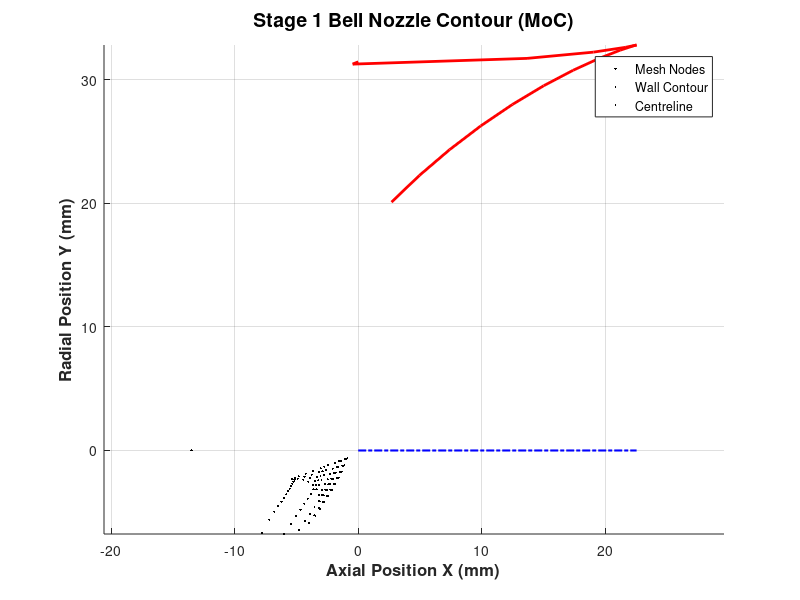

Source code (MATLAB):
% Method of Characteristics (MoC) Bell Nozzle Contour Generator
% Generates 2D wall coordinates and exports to CSV for CAD integration.

clear; clc; close all;

%% 1. Input Parameters
% Using Stage 1 properties optimised for 3000 m altitude
gamma = 1.18;               % Specific heat ratio
Me = 3.95;                  % Target exit Mach number
Rt = 31.45;                 % Throat radius in mm (Target At = 0.00311 m^2)
N = 15;                     % Number of characteristic lines (resolution)

%% 2. Prandtl-Meyer Function Definition
% Anonymous function for PM angle (in radians) given Mach number
nu_func = @(M) sqrt((gamma+1)/(gamma-1)) * ...
    atan(sqrt((gamma-1)/(gamma+1)*(M.^2-1))) - atan(sqrt(M.^2-1));

% Calculate total required expansion angle to reach Me
nu_e = nu_func(Me);

% Maximum turning angle at the throat for a minimum length nozzle
theta_max = nu_e / 2;

%% 3. Discretise the Expansion Fan
% Create an array of N characteristic lines originating from the throat tip
% Each line has a specific flow angle (theta) and PM angle (nu)
theta_fan = linspace(0.01, theta_max, N); 
nu_fan = theta_fan; % For the initial expansion fan, nu = theta

%% 4. Mesh Generation Matrices
% Preallocate coordinate and property arrays
X = zeros(N, N);
Y = zeros(N, N);
Theta = zeros(N, N);
Nu = zeros(N, N);
Mach = zeros(N, N);

%% 5. Solve the Internal Flow Field
for i = 1:N
    for j = 1:N
        if i == 1 % Points along the axis of symmetry (y = 0)
            Theta(i,j) = 0;
            Nu(i,j) = nu_fan(j) + theta_fan(j);
            Y(i,j) = 0;
            
            % Initial point X-coordinate calculation
            Mach(i,j) = fzero(@(M) nu_func(M) - Nu(i,j), [1.001, 10]);
            mu = asin(1 / Mach(i,j));
            
            if j == 1
                X(i,j) = Rt / tan(theta_fan(j) - mu);
            else
                % Intersect with previous right-running characteristic
                m_minus = tan(Theta(i,j-1) - asin(1/Mach(i,j-1)));
                X(i,j) = X(i,j-1) - Y(i,j-1) / m_minus;
            end
            
        else % Internal mesh points
            if j >= i
                % Riemann invariant intersections
                Theta(i,j) = ( (Nu(i-1,j) + Theta(i-1,j)) - (Nu(i,j-1) - Theta(i,j-1)) ) / 2;
                Nu(i,j) = ( (Nu(i-1,j) + Theta(i-1,j)) + (Nu(i,j-1) - Theta(i,j-1)) ) / 2;
                
                Mach(i,j) = fzero(@(M) nu_func(M) - Nu(i,j), [1.001, 10]);
                mu = asin(1 / Mach(i,j));
                
                % Slopes for intersection calculation
                s_plus = tan(Theta(i,j-1) + asin(1/Mach(i,j-1)));
                s_minus = tan(Theta(i-1,j) - asin(1/Mach(i-1,j)));
                
                % Calculate X and Y physical coordinates
                X(i,j) = (Y(i-1,j) - Y(i,j-1) + s_plus * X(i,j-1) - s_minus * X(i-1,j)) / (s_plus - s_minus);
                Y(i,j) = Y(i,j-1) + s_plus * (X(i,j) - X(i,j-1));
            end
        end
    end
end

%% 6. Calculate Wall Contour Coordinates
% Preallocate wall arrays (starting point is the throat edge)
X_wall = zeros(1, N+1);
Y_wall = zeros(1, N+1);
X_wall(1) = 0;
Y_wall(1) = Rt;

for j = 1:N
    % Average slope between the wall and the closest internal mesh point
    theta_wall = Theta(j,j);
    if j == 1
        s_wall = tan((theta_max + theta_wall) / 2);
    else
        s_wall = tan((Theta(j-1,j-1) + theta_wall) / 2);
    end
    
    % Slope of the right-running characteristic hitting the wall
    s_char = tan(Theta(j,j) + asin(1/Mach(j,j)));
    
    % Intersection to find the wall point
    X_wall(j+1) = (Y(j,j) - Y_wall(j) + s_wall * X_wall(j) - s_char * X(j,j)) / (s_wall - s_char);
    Y_wall(j+1) = Y_wall(j) + s_wall * (X_wall(j+1) - X_wall(j));
end

%% 7. Visualisation
figure('Name', 'Method of Characteristics Nozzle Contour', 'Color', 'w');
hold on; grid on; axis equal;

% Plot characteristic mesh
for i = 1:N
    for j = i:N
        plot(X(i,j), Y(i,j), 'k.', 'MarkerSize', 5);
    end
end

% Plot final wall contour
plot(X_wall, Y_wall, 'r-', 'LineWidth', 2);
plot([0 max(X_wall)], [0 0], 'b-.', 'LineWidth', 1.5); % Centreline

xlabel('Axial Position X (mm)', 'FontSize', 12, 'FontWeight', 'bold');
ylabel('Radial Position Y (mm)', 'FontSize', 12, 'FontWeight', 'bold');
title('Stage 1 Bell Nozzle Contour (MoC)', 'FontSize', 14);
legend('Mesh Nodes', 'Wall Contour', 'Centreline', 'Location', 'Best');

%% 8. Export to CAD
% Format as Z, Y, X for standard CAD import (axial direction along Z)
cad_data = [zeros(length(X_wall), 1), Y_wall', X_wall'];
csvwrite('stage1_nozzle_contour.csv', cad_data);
disp('Contour successfully saved to stage1_nozzle_contour.csv');
